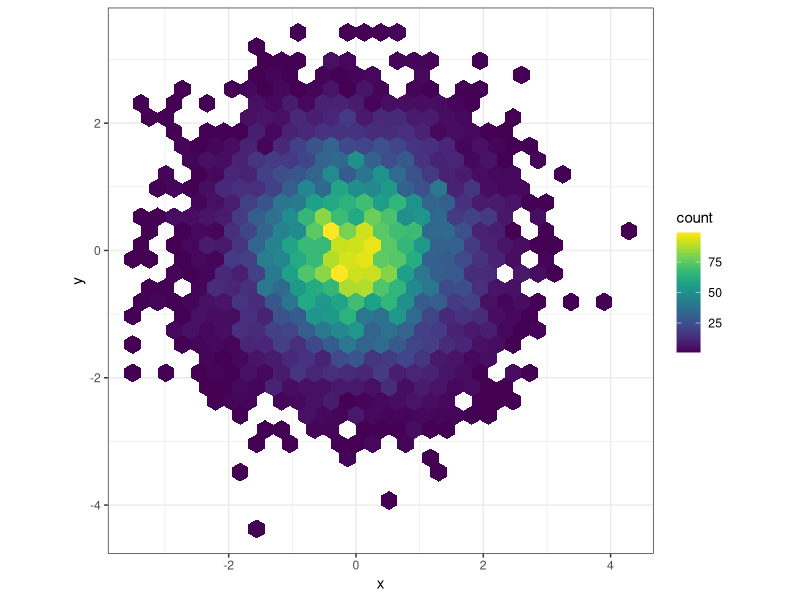
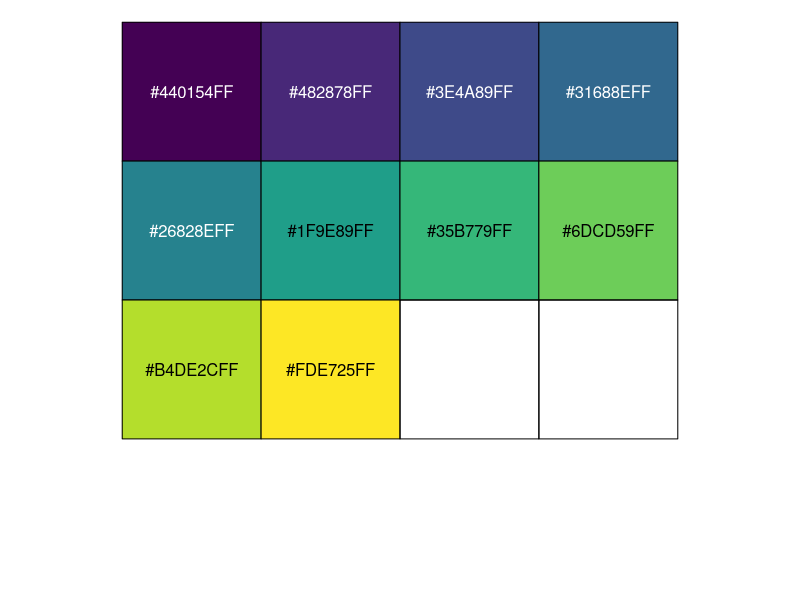

Write the R code that produced these figures, in order.
## ---- chunk 1
#install.packages("viridis")
library(viridis)
## ---- chunk 2
#install.packages("hexbin")
library(hexbin)
library(ggplot2)
ggplot(data.frame(x = rnorm(10000), y = rnorm(10000)), aes(x = x, y = y)) +
  geom_hex() + coord_fixed() +
  scale_fill_viridis() + theme_bw()
## ---- chunk 3
viridis(n=10, alpha=1, option="D")
## ---- chunk 4
library(scales)
show_col(viridis_pal()(10))
